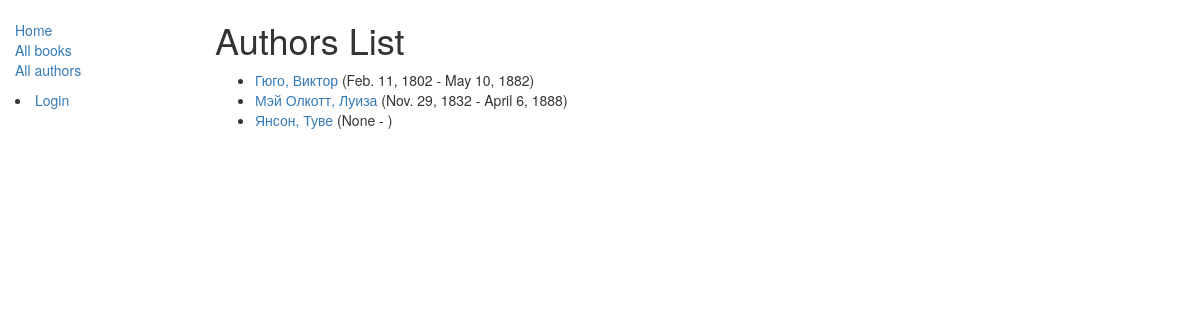
The app's page /catalog/authors/, older data.
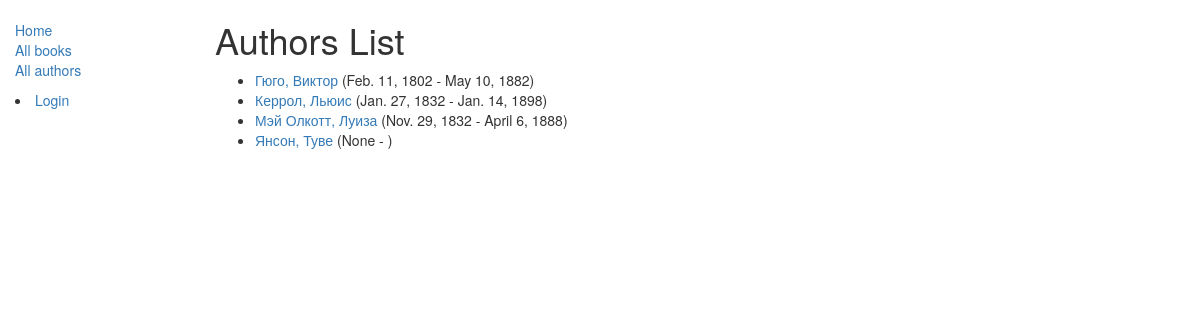
The same page, newer data.
### catalog/models.py (models this page shows, shortened)
class Author(models.Model):
    first_name = models.CharField(max_length=100)
    last_name = models.CharField(max_length=100)
    date_of_birth = models.DateField(null=True, blank=True)
    date_of_death = models.DateField('Died', null=True, blank=True)
    def get_absolute_url(self):
        return reverse('author-detail', args=[str(self.id)])

### catalog/views.py (the view)
class AuthorListView(generic.ListView):
    model = Author
    def get_queryset(self):
        return Author.objects.all().order_by('last_name', 'first_name')

### catalog/templates/catalog/author_list.html
{% extends "catalog/base_generic.html" %}
{% block content %}
<h1>Authors List</h1>
{% if author_list %}
    <ul>
    {% for author in author_list %}
      <li>
        <a href="{{ author.get_absolute_url }}">{{ author.last_name }}, {{ author.first_name }}</a>
        ({{ author.date_of_birth }} - {{ author.date_of_death|default:"" }})
      </li>
    {% endfor %}
    </ul>
{% else %}
<p>There are no authors in the library.</p>
{% endif %}
{% endblock %}

### catalog/templates/catalog/base_generic.html (shortened to what this page needs)
<!Doctype html>
<html lang="en">
  <head>
    <link
      rel="stylesheet"
      href="https://maxcdn.bootstrapcdn.com/bootstrap/3.3.7/css/bootstrap.min.css" />
    {% load static %}
    <link rel="stylesheet" href="{% static 'catalog/css/styles.css' %}" />
  </head>
  <body>
    <div class="container-fluid">
      <div class="row">
        <div class="col-sm-2">
          {% block sidebar %}
            <ul class="sidebar-nav">
              <li><a href="{% url 'index' %}">Home</a></li>
              <li><a href="{% url 'books' %}">All books</a></li>
              <li><a href="{% url 'authors' %}">All authors</a></li>
            </ul>
            {% if user.is_authenticated %}
            <ul class="sidebar-nav">
              <li>User: {{ user.get_username }}</li>
              <li><a href="{% url 'my-borrowed' %}">My Borrowed</a></li>
              <form method="post" action="{% url 'logout' %}" style="display: inline;">
                {% csrf_token %}
                <button type="submit">Logout</button>
              </form>
            {% else %}
            <li><a href="{% url 'login'%}?next={{request.path}}">Login</a></li>
            {% endif %}
          {% endblock %}
        </div>
        <div class="col-sm-10 ">{% block content %}{% endblock %}
        </div>
      </div>
    </div>
  </body>
</html>

### catalog/static/catalog/css/styles.css (style rules this page uses)
.sidebar-nav { margin-top: 20px; padding: 0; list-style: none; }

Row changes from the older to the newer data that the page shows:
added Author: last_name "Керрол", first_name "Льюис", date_of_birth "Jan. 27, 1832", date_of_death "Jan. 14, 1898"
